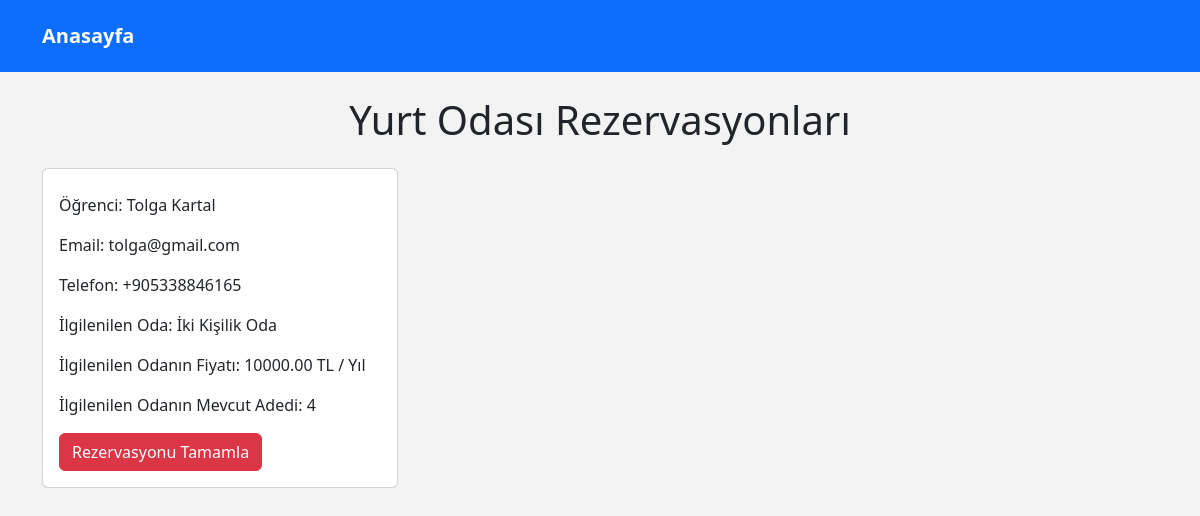
The app's page /dorm/view_reservation_requests.php (signed in) with its own data.
### tables this page shows
CREATE TABLE `reservation_requests` (
  `id` int(11) NOT NULL,
  `student_id` int(11) DEFAULT NULL,
  `dorm_room_id` int(11) DEFAULT NULL,
  `status` enum('pending','approved','rejected') DEFAULT 'pending',
  `created_at` timestamp NOT NULL DEFAULT current_timestamp()
);

CREATE TABLE `students` (
  `id` int(11) NOT NULL,
  `name` varchar(50) NOT NULL,
  `surname` varchar(50) NOT NULL,
  `username` varchar(50) NOT NULL,
  `password` varchar(255) NOT NULL,
  `gender` enum('Male','Female') NOT NULL,
  `email` varchar(100) NOT NULL,
  `phone` varchar(20) NOT NULL,
  `birthDate` date NOT NULL,
  `department` varchar(100) NOT NULL,
  `roomMatePreferences` text DEFAULT NULL,
  `is_approved` tinyint(1) DEFAULT 0
);

CREATE TABLE `dorm_rooms` (
  `id` int(11) NOT NULL,
  `dorm_owner_id` int(11) DEFAULT NULL,
  `room_name` varchar(255) DEFAULT NULL,
  `capacity` int(11) DEFAULT NULL,
  `size_sqm` int(11) DEFAULT NULL,
  `annual_price` decimal(10,2) DEFAULT NULL,
  `features` text DEFAULT NULL,
  `created_at` timestamp NOT NULL DEFAULT current_timestamp(),
  `image_path` varchar(255) DEFAULT NULL,
  `room_quantity` int(11) DEFAULT NULL
);

### dorm/view_reservation_requests.php (the view, shortened to what this page needs)
<?php
include 'config.php';
$dormOwnerId = $_SESSION['user_id'];
$sql = "SELECT r.*, u.name, u.surname, u.email, u.phone, d.room_name, d.annual_price, d.room_quantity
        FROM reservation_requests r
        INNER JOIN students u ON r.student_id = u.id
        INNER JOIN dorm_rooms d ON r.dorm_room_id = d.id
        WHERE d.dorm_owner_id = ?";
$stmt = $conn->prepare($sql);
$stmt->bind_param("i", $dormOwnerId);
$stmt->execute();
$result = $stmt->get_result();
?>
<!DOCTYPE html>
<html lang="en">
<head>
    <link rel="stylesheet" href="https://cdn.jsdelivr.net/npm/bootstrap@5.3.0/dist/css/bootstrap.min.css">
</head>
<body style="background-color:#f3f3f3;">
<?php include 'header.php'; ?>
<div class="container mt-5 pt-5">
    <h1 class="text-center mb-4">Yurt Odası Rezervasyonları</h1>
    <div class="row">
        <?php
        while ($row = $result->fetch_assoc()) {
            ?>
            <div class="col-md-4 mb-4">
                <div class="card bg-white">
                    <div class="card-body">
                        <p class="card-text">Öğrenci: <?php echo $row['name'] . ' ' . $row['surname']; ?></p>
                        <p class="card-text">Email: <?php echo $row['email']; ?></p>
                        <p class="card-text">Telefon: <?php echo $row['phone']; ?></p>
                        <p class="card-text">İlgilenilen Oda: <?php echo $row['room_name']; ?></p>
                        <p class="card-text">İlgilenilen Odanın Fiyatı: <?php echo $row['annual_price']; ?> TL / Yıl</p>
                        <p class="card-text">İlgilenilen Odanın Mevcut Adedi: <?php echo $row['room_quantity']; ?></p>
                        <form action="delete_reservation.php" method="post">
                            <button type="submit" class="btn btn-danger">Rezervasyonu Tamamla</button>
                        </form>
                    </div>
                </div>
            </div>
            <?php
        }
        ?>
    </div>
</div>
</body>
</html>

### records on screen
reservation_requests: student.name "Tolga", student.surname "Kartal", student.email "tolga@gmail.com", student.phone "+905338846165", dorm_room.room_name "İki Kişilik Oda", dorm_room.annual_price "10000.00", dorm_room.room_quantity "4"
